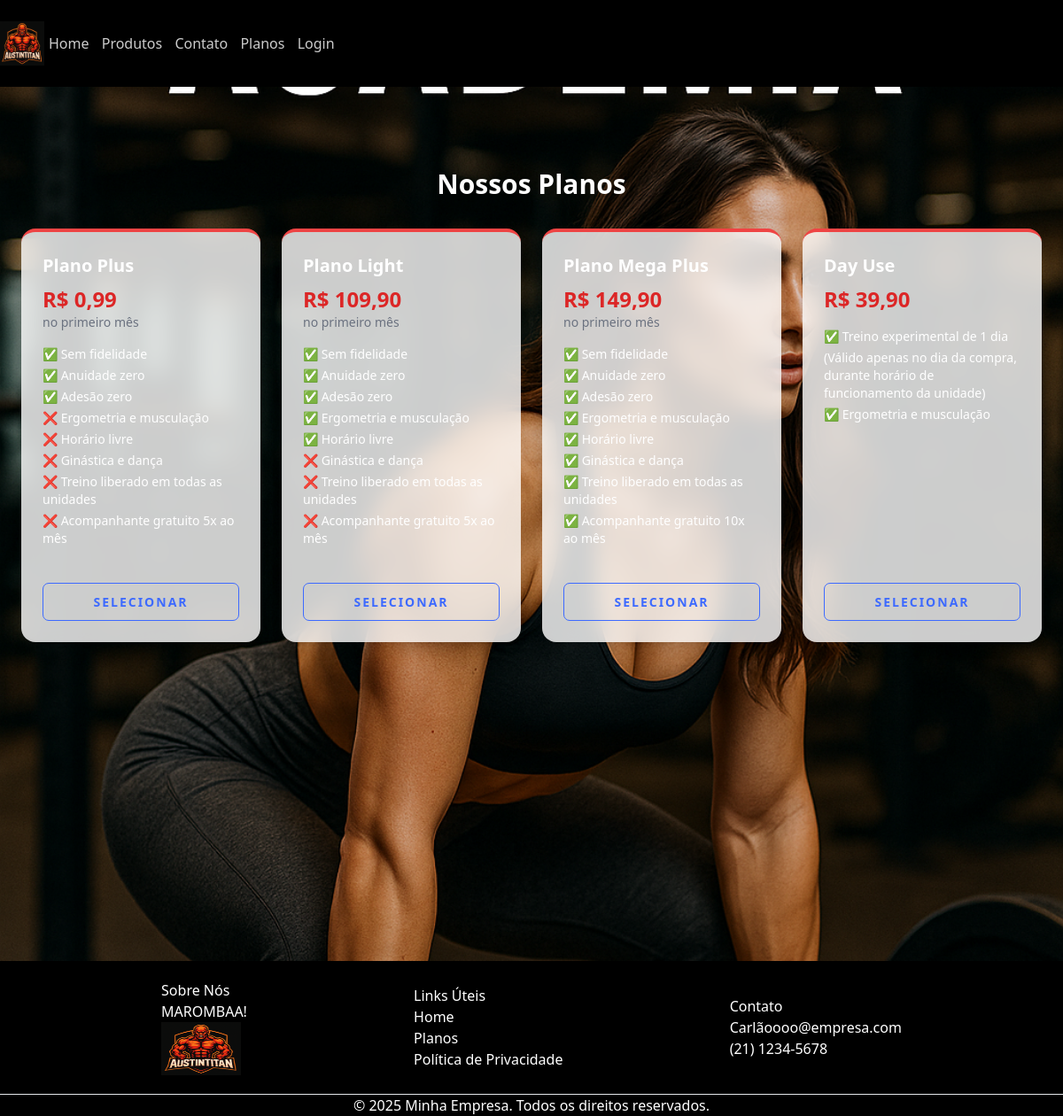
Page /planos/ on the committed database.
### app01/models.py (models this page shows, shortened)
class Plano(models.Model):
    nome = models.CharField(max_length=100)
    preco = models.DecimalField(max_digits=6, decimal_places=2)
    descricao_preco = models.CharField(max_length=100, blank=True)
    beneficios = models.TextField(help_text="Separe os itens com ponto e vírgula (;)")
    destaque = models.BooleanField(default=False)
    def listar_beneficios(self):
        return self.beneficios.split(";")

### app01/views.py (the view)
# urls.py: path('planos/', planos_view, name='planos'),  # Rota para contato
def planos_view(request):
    planos = Plano.objects.all()
    return render(request, 'app01/planos.html', {'planos': planos})

### app01/templates/app01/planos.html (shortened to what this page needs)
{% load static %}
<!DOCTYPE html>
<html lang="pt-br">
<head>
    <script src="https://cdn.tailwindcss.com"></script>
</head>
<body>
    <nav>
        <div>
            <a href="{% url 'home' %}">
                <img src="{% static 'academia02/img/logo.png.png' %}" alt="Logo Academia" style="height: 50px;">
            </a>
        </div>
        <div>
            <a href="{% url 'home' %}">Home</a>
            <a href="{% url 'produtos' %}">Produtos</a>
            <a href="{% url 'contatos' %}">Contato</a>
            <a href="{% url 'planos' %}">Planos</a>
            <a href="{% url 'admin:index' %}">Login</a>
        </div>
    </nav>
<div class="planos-bg text-white">
    <div class="text-center py-8">
        <h1 class="text-3xl font-bold">Nossos Planos</h1>
    </div>
        <div class="grid md:grid-cols-4 gap-6 px-6 mg-bt">
            {% for plano in planos %}
                <div class="bg-white bg-opacity-80 backdrop-blur-md rounded-2xl shadow-lg p-6 border-t-4 border-red-500 flex flex-col justify-between h-full transition-transform hover:scale-105 duration-300">
                    <div>
                        <h3 class="text-xl font-bold mb-2">{{ plano.nome }}</h3>
                        <p class="text-red-600 text-2xl font-bold">R$ {{ plano.preco }}</p>
                        <p class="text-gray-500 text-sm mb-4">{{ plano.descricao_preco }}</p>
                        <ul class="text-sm space-y-1 mb-6">
                            {% for beneficio in plano.listar_beneficios %}
                                <li>{{ beneficio }}</li>
                            {% endfor %}
                        </ul>
                    </div>
                    <div class="flex justify-center mt-4">
                        <a href="#" class="btn-uiverse w-full text-center">Selecionar</a>
                    </div>
                </div>
            {% endfor %}
        </div>
    </div>
    <footer>
        <div class="bg-footer">
            <div class="display-3col">
                <div class="display-row">
                    <div>
                        <h5>Sobre Nós</h5>
                        <p>MAROMBAA! </p>
                        <img src="{% static 'academia02/img/logo.png.png' %}" alt="Logo Academia" width="90" style="height: 60px;">
                    </div>
                </div>
                <div class="display-row">
                    <div>
                        <h5>Links Úteis</h5>
                        <ul class="list-unstyled">
                            <li><a href="{% url 'home' %}" class="text-white">Home</a></li>
                            <li><a href="{% url 'planos' %}" class="text-white">Planos</a></li>
                            <li><a href="#" class="text-white">Política de Privacidade</a></li>
                        </ul>
                    </div>
                </div>
                <div class="display-row">
                    <div>
                        <h5>Contato</h5>
                        <ul class="list-unstyled">
                            <li> Carlãoooo@empresa.com</li>
                            <li> (21) 1234-5678</li>
                        </ul>
                    </div>
                </div>
            </div>
            <hr class="bg-light">
            <div class="text-center">
                <p class="mb-0">&copy; {% now "Y" %} Minha Empresa. Todos os direitos reservados.</p>
            </div>
        </div>
    </footer>
</body>
</html>

### rows in the picture
Plano: nome "Plano Plus", preco "0,99", descricao_preco "no primeiro mês", listar_beneficios "✅ Sem fidelidade" "✅ Anuidade zero" "✅ Adesão zero" "❌ Ergometria e musculação" "❌ Horário livre" "❌ Ginástica e dança" "❌ Treino liberado em todas as unidades" "❌ Acompanhante gratuito 5x ao mês"
Plano: nome "Plano Light", preco "109,90", descricao_preco "no primeiro mês", listar_beneficios "✅ Sem fidelidade" "✅ Anuidade zero" "✅ Adesão zero" "✅ Ergometria e musculação" "✅ Horário livre" "❌ Ginástica e dança" "❌ Treino liberado em todas as unidades" "❌ Acompanhante gratuito 5x ao mês"
Plano: nome "Plano Mega Plus", preco "149,90", descricao_preco "no primeiro mês", listar_beneficios "✅ Sem fidelidade" "✅ Anuidade zero" "✅ Adesão zero" "✅ Ergometria e musculação" "✅ Horário livre" "✅ Ginástica e dança" "✅ Treino liberado em todas as unidades" "✅ Acompanhante gratuito 10x ao mês"
Plano: nome "Day Use", preco "39,90", listar_beneficios "✅ Treino experimental de 1 dia" "(Válido apenas no dia da compra, durante horário de funcionamento da unidade)" "✅ Ergometria e musculação"
